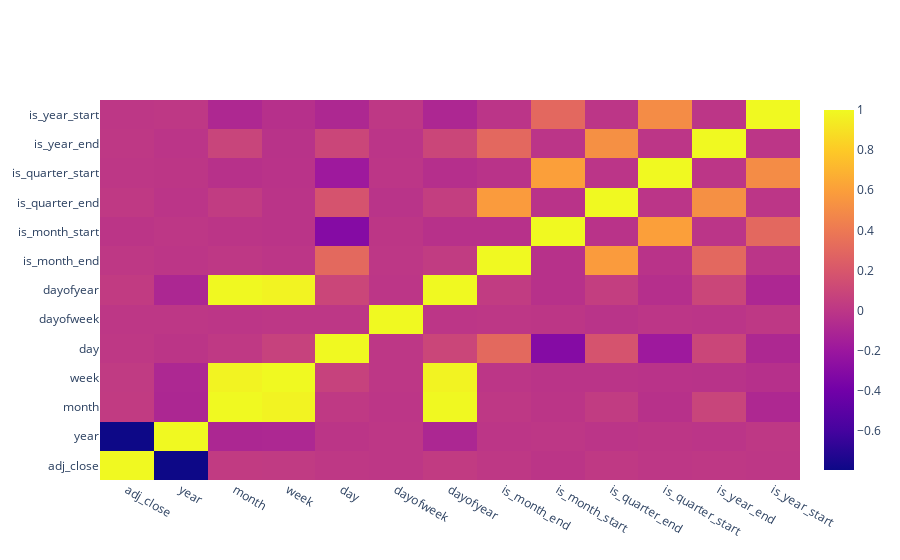

Notebook code for this chart:
### Code cell
# Plot correlation for date features only
features = [
        'adj_close',
        'year',
        'month',
        'week',
        'day',
        'dayofweek',
        'dayofyear',
        'is_month_end',
        'is_month_start',
        'is_quarter_end',
        'is_quarter_start',
        'is_year_end',
        'is_year_start'
]
        
corr_matrix = df_lags[features].corr()

z_list = []
for feat in features:
    z_list.append(corr_matrix.loc[:, feat][features])

fig = go.Figure(data=go.Heatmap(
                   z=z_list,
                   x=features,
                   y=features))
py.show(fig, filename='ForexPricePrediction_v6d_corr_matrix_dates')

### Figure 1 — Plotly figure (JSON) as saved in the notebook; plotly's stock layout.template omitted (floating-point values rounded to 4 significant figures; data arrays with more than 128 entries replaced by an {"elided": "..."} marker saying what was removed)
{"data": [{"type": "heatmap", "x": ["adj_close", "year", "month", "week", "day", "dayofweek", "dayofyear", "is_month_end", "is_month_start", "is_quarter_end", "is_quarter_start", "is_year_end", "is_year_start"], "y": ["adj_close", "year", "month", "week", "day", "dayofweek", "dayofyear", "is_month_end", "is_month_start", "is_quarter_end", "is_quarter_start", "is_year_end", "is_year_start"], "z": {"elided": "13x13 float values"}}], "layout": {}}
